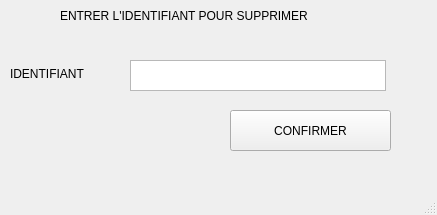
<?xml version="1.0" encoding="UTF-8"?>
<ui version="4.0">
 <class>SupprimerReferenceClass</class>
 <widget class="QMainWindow" name="SupprimerReferenceClass">
  <property name="geometry">
   <rect>
    <x>0</x>
    <y>0</y>
    <width>437</width>
    <height>215</height>
   </rect>
  </property>
  <property name="windowTitle">
   <string>MainWindow</string>
  </property>
  <widget class="QWidget" name="centralwidget">
   <widget class="QLabel" name="label">
    <property name="geometry">
     <rect>
      <x>10</x>
      <y>50</y>
      <width>109</width>
      <height>47</height>
     </rect>
    </property>
    <property name="text">
     <string>IDENTIFIANT</string>
    </property>
   </widget>
   <widget class="QTextBrowser" name="textBrowser_3">
    <property name="geometry">
     <rect>
      <x>130</x>
      <y>60</y>
      <width>256</width>
      <height>31</height>
     </rect>
    </property>
   </widget>
   <widget class="QLabel" name="label_2">
    <property name="geometry">
     <rect>
      <x>60</x>
      <y>0</y>
      <width>311</width>
      <height>31</height>
     </rect>
    </property>
    <property name="text">
     <string>ENTRER L'IDENTIFIANT POUR SUPPRIMER</string>
    </property>
   </widget>
   <widget class="QPushButton" name="pushButton">
    <property name="geometry">
     <rect>
      <x>230</x>
      <y>110</y>
      <width>161</width>
      <height>41</height>
     </rect>
    </property>
    <property name="text">
     <string>CONFIRMER</string>
    </property>
   </widget>
  </widget>
  <widget class="QMenuBar" name="menubar">
   <property name="geometry">
    <rect>
     <x>0</x>
     <y>0</y>
     <width>437</width>
     <height>27</height>
    </rect>
   </property>
  </widget>
  <widget class="QStatusBar" name="statusbar"/>
 </widget>
 <resources/>
 <connections/>
</ui>
